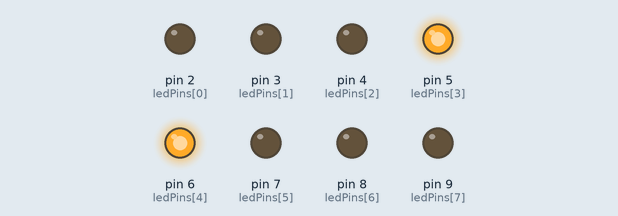
The sketch below on a simulated Arduino Uno, built with avr-gcc and run on an emulated ATmega328P. Shown: output pins drawn as LEDs (lit = HIGH).

Above: at 0.2 s.
At 1.2 s:
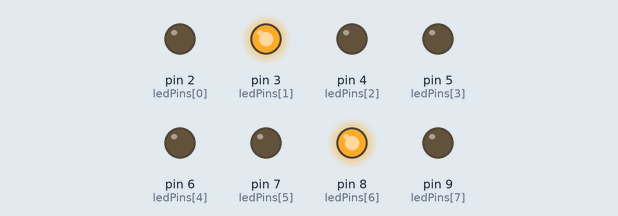
At 2.7 s:
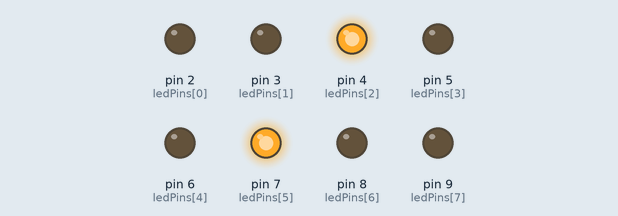
At 3.7 s:
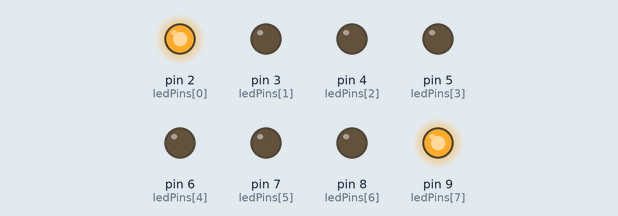
Timing chart, 0 to 4.6 s (numbered marks = the images above):
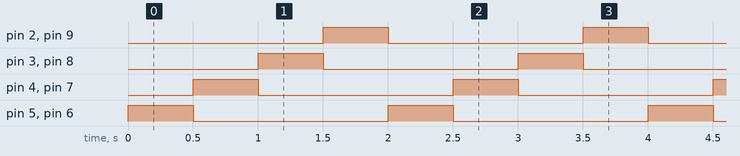

Measured:
- by itself, pin 2 (ledPins[0]), pin 3 (ledPins[1]), pin 4 (ledPins[2]), pin 5 (ledPins[3]), pin 6 (ledPins[4]), pin 7 (ledPins[5]), pin 8 (ledPins[6]), pin 9 (ledPins[7]): alternates HIGH for 0.50 s and LOW for 1.5 s
- by itself, everything shown: repeats every 2.0 s, in 5 steps

The sketch:

diverging.ino
```cpp
const int ledPins[] = {2, 3, 4, 5, 6, 7, 8, 9};
const int numLeds = sizeof(ledPins) / sizeof(ledPins[0]);

void setup() {
  for (int i = 0; i < numLeds; i++) {
    pinMode(ledPins[i], OUTPUT);
  }
}

void loop() {
  for (int i = 0; i < numLeds; i++) {
    digitalWrite(ledPins[i], LOW);
  }

  // Start from the center and diverge towards the ends
  for (int i = 0; i < numLeds / 2; i++) {
    digitalWrite(ledPins[numLeds / 2 - i - 1], HIGH);
    digitalWrite(ledPins[numLeds / 2 + i], HIGH);
    delay(500);

    digitalWrite(ledPins[numLeds / 2 - i - 1], LOW);
    digitalWrite(ledPins[numLeds / 2 + i], LOW);
  }
}
```
